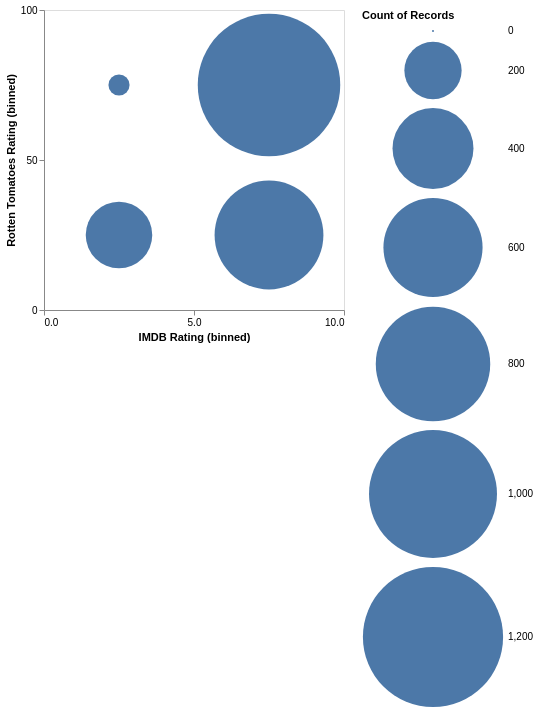

Express this chart as Vega-Lite.
### Vega-Lite specification from a JSON file in a GitHub repository (floating-point values rounded to 4 significant figures; data arrays with more than 128 entries replaced by an {"elided": "..."} marker saying what was removed)
{"$schema": "https://vega.github.io/schema/vega-lite/v4.json", "data": {"values": {"elided": "3201 records"}}, "mark": "circle", "encoding": {"x": {"bin": {"maxbins": 2}, "field": "IMDB Rating"}, "y": {"bin": {"maxbins": 2}, "field": "Rotten Tomatoes Rating"}, "size": {"aggregate": "count"}}}
